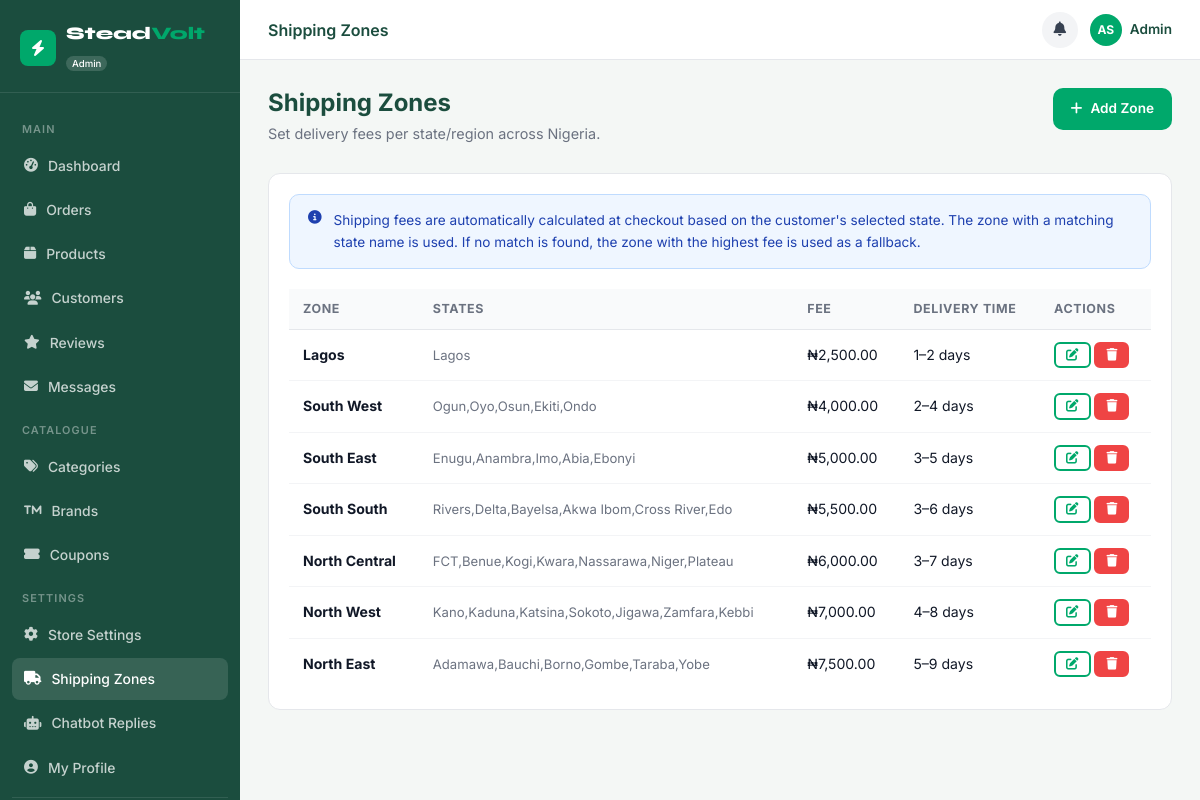
/admin/shipping.php (signed in), run on the app's committed database.
### tables this page shows
CREATE TABLE shipping_zones (
  id         INT UNSIGNED AUTO_INCREMENT PRIMARY KEY,
  zone_name  VARCHAR(100) NOT NULL,
  states     TEXT COMMENT 'comma-separated state names',
  fee        DECIMAL(10,2) NOT NULL,
  min_days   INT DEFAULT 1,
  max_days   INT DEFAULT 5
);

CREATE TABLE settings (
  setting_key   VARCHAR(100) PRIMARY KEY,
  setting_value TEXT,
  updated_at    DATETIME DEFAULT CURRENT_TIMESTAMP ON UPDATE CURRENT_TIMESTAMP
);

### includes/db.php (called while the page is built, shortened)
<?php
class DB {
    private static ?PDO $pdo = null;
    public static function conn(): PDO {
        if (self::$pdo === null) {
            $dsn = sprintf('mysql:host=%s;dbname=%s;charset=%s', DB_HOST, DB_NAME, DB_CHARSET);
            $options = [
                PDO::ATTR_ERRMODE            => PDO::ERRMODE_EXCEPTION,
                PDO::ATTR_DEFAULT_FETCH_MODE => PDO::FETCH_ASSOC,
                PDO::ATTR_EMULATE_PREPARES   => false,
                PDO::MYSQL_ATTR_INIT_COMMAND => "SET NAMES utf8mb4 COLLATE utf8mb4_unicode_ci",
            ];
            try {
                self::$pdo = new PDO($dsn, DB_USER, DB_PASS, $options);
            } catch (PDOException $e) {
                if (APP_DEBUG) {
                    die('DB Connection failed: ' . $e->getMessage());
                }
                die('Service temporarily unavailable. Please try again later.');
            }
        }
        return self::$pdo;
    }
    public static function query(string $sql, array $params = []): PDOStatement {
        $stmt = self::conn()->prepare($sql);
        $stmt->execute($params);
        return $stmt;
    }
    public static function all(string $sql, array $params = []): array {
        return self::query($sql, $params)->fetchAll();
    }
    public static function val(string $sql, array $params = []): mixed {
        $r = self::query($sql, $params)->fetchColumn();
        return $r === false ? null : $r;
    }
    public static function setting(string $key, mixed $default = ''): string {
        $v = self::val("SELECT setting_value FROM settings WHERE setting_key = ?", [$key]);
        return $v !== null ? $v : $default;
    }
}

### includes/functions.php (called while the page is built, shortened)
<?php
require_once __DIR__ . '/db.php';
function clean(string $str): string {
    return htmlspecialchars(trim($str), ENT_QUOTES, 'UTF-8');
}
function money(float $amount): string {
    $sym = DB::setting('currency_symbol', '₦');
    return $sym . number_format($amount, 2);
}

### admin/shipping.php (the view, shortened to what this page needs)
<?php
require_once dirname(__DIR__) . '/includes/functions.php';
$zones = DB::all("SELECT * FROM shipping_zones ORDER BY fee ASC");
require_once dirname(__DIR__) . '/includes/admin-header.php';
?>
<div class="admin-content">
  <div class="admin-page-header">
    <div>
      <h1>Shipping Zones</h1>
      <p>Set delivery fees per state/region across Nigeria.</p>
    </div>
    <a href="?action=add" class="btn btn-primary btn-sm"><i class="fas fa-plus"></i> Add Zone</a>
  </div>
  <div class="admin-card">
    <div class="admin-info-box">
      <i class="fas fa-info-circle"></i>
      <div>Shipping fees are automatically calculated at checkout based on the customer's selected state.
      The zone with a matching state name is used. If no match is found, the zone with the highest fee is used as a fallback.</div>
    </div>
    <div class="table-wrap"><table class="data-table">
      <thead>
        <tr><th>Zone</th><th>States</th><th>Fee</th><th>Delivery Time</th><th>Actions</th></tr>
      </thead>
      <tbody>
        <?php foreach ($zones as $z): ?>
        <tr>
          <td><strong><?= clean($z['zone_name']) ?></strong></td>
          <td><span style="font-size:.82rem;color:#6b7280"><?= $z['states'] ? clean($z['states']) : '<em>All / Fallback</em>' ?></span></td>
          <td><?= $z['fee'] == 0 ? '<span class="text-green font-weight:700">Free</span>' : money($z['fee']) ?></td>
          <td><?= $z['min_days'] ?>–<?= $z['max_days'] ?> days</td>
          <td class="td-actions">
            <a href="?action=edit&id=<?= $z['id'] ?>" class="btn btn-outline btn-xs"><i class="fas fa-edit"></i></a>
            <a href="?action=delete&id=<?= $z['id'] ?>" class="btn btn-danger btn-xs" onclick="return confirm('Delete this shipping zone?')"><i class="fas fa-trash"></i></a>
          </td>
        </tr>
        <?php endforeach; ?>
      </tbody>
    </table></div>
  </div>
</div>
<?php require_once dirname(__DIR__) . '/includes/admin-footer.php'; ?>

### assets/css/style.css (style rules this page uses)
:root { --green: #00A86B; --green-dark: #00875A; --green-light: #E6F7F1; --forest: #1B4D3E; --gold: #F5A623; --white: #FFFFFF; --off-white: #F7FAF9; --gray-50: #F9FAFB; --gray-100: #F3F4F6; --gray-200: #E5E7EB; --gray-300: #D1D5DB; --gray-500: #6B7280; --gray-700: #374151; --gray-900: #111827; --danger: #EF4444; --danger-light: #FEF2F2; --warning: #F59E0B; --info: #3B82F6; --font-body: 'Inter', system-ui, -apple-system, sans-serif; --font-display: 'Syne', 'Inter', sans-serif; --radius-sm: 6px; --radius: 10px; --radius-lg: 16px; --radius-xl: 24px; --shadow-sm: 0 1px 3px rgba(0, 0, 0, .08), 0 1px 2px rgba(0, 0, 0, .04); --shadow: 0 4px 16px rgba(0, 0, 0, .08); --shadow-lg: 0 12px 40px rgba(0, 0, 0, .12); --shadow-green: 0 8px 24px rgba(0, 168, 107, .25); --transition: 0.2s ease; --container: 1280px; --nav-h: 72px; }
*, *::before, *::after { box-sizing: border-box; margin: 0; padding: 0; }
html { font-size: 16px; scroll-behavior: smooth; }
body { font-family: var(--font-body); color: var(--gray-900); background: var(--white); line-height: 1.6; -webkit-font-smoothing: antialiased; }
a { color: var(--green); text-decoration: none; }
h1, h2, h3, h4, h5, h6 { line-height: 1.25; font-weight: 700; }
.btn { display: inline-flex; align-items: center; gap: 8px; padding: 12px 24px; border-radius: var(--radius); font-weight: 600; font-size: 0.95rem; transition: all var(--transition); cursor: pointer; border: 2px solid transparent; white-space: nowrap; }
.btn-primary { background: var(--green); color: var(--white); }
.btn-outline { border-color: var(--green); color: var(--green); background: transparent; }
.btn-danger { background: var(--danger); color: var(--white); border-color: var(--danger); }
.btn-sm { padding: 8px 16px; font-size: 0.85rem; }
.btn-xs { padding: 5px 10px; font-size: 0.78rem; border-radius: var(--radius-sm); }
.data-table { width: 100%; border-collapse: collapse; font-size: 0.88rem; }
.data-table th { padding: 10px 14px; text-align: left; font-size: 0.78rem; text-transform: uppercase; letter-spacing: .05em; color: var(--gray-500); background: var(--gray-50); border-bottom: 1px solid var(--gray-200); white-space: nowrap; }
.data-table td { padding: 12px 14px; border-bottom: 1px solid var(--gray-100); vertical-align: middle; }
.data-table tr:last-child td { border-bottom: none; }
.table-wrap { overflow-x: auto; }

### assets/css/admin.css (style rules this page uses)
.admin-body { background: #F4F7F5; margin: 0; padding: 0; }
.admin-content { padding: 28px; flex: 1; }
.admin-page-header { display: flex; align-items: flex-start; justify-content: space-between; gap: 20px; margin-bottom: 28px; flex-wrap: wrap; }
.admin-page-header h1 { font-size: 1.5rem; color: #1B4D3E; }
.admin-page-header p { color: #6B7280; font-size: 0.9rem; margin-top: 4px; }
.admin-card { background: #fff; border: 1px solid #E5E7EB; border-radius: 12px; padding: 20px; margin-bottom: 20px; }
.td-actions { white-space: nowrap; }
.admin-info-box { background: #EFF6FF; border: 1px solid #BFDBFE; border-radius: 10px; padding: 14px 18px; font-size: 0.85rem; color: #1E40AF; display: flex; align-items: flex-start; gap: 12px; margin-bottom: 20px; line-height: 1.65; }
.admin-info-box i { flex-shrink: 0; margin-top: 2px; }

### data on the page
shipping_zones: zone_name "Lagos", states "Lagos", fee.setting_value "₦2,500.00", min_days "1", max_days "2"
shipping_zones: zone_name "South West", states "Ogun,Oyo,Osun,Ekiti,Ondo", fee.setting_value "₦4,000.00", min_days "2", max_days "4"
shipping_zones: zone_name "South East", states "Enugu,Anambra,Imo,Abia,Ebonyi", fee.setting_value "₦5,000.00", min_days "3", max_days "5"
shipping_zones: zone_name "South South", states "Rivers,Delta,Bayelsa,Akwa Ibom,Cross River,Edo", fee.setting_value "₦5,500.00", min_days "3", max_days "6"
shipping_zones: zone_name "North Central", states "FCT,Benue,Kogi,Kwara,Nassarawa,Niger,Plateau", fee.setting_value "₦6,000.00", min_days "3", max_days "7"
shipping_zones: zone_name "North West", states "Kano,Kaduna,Katsina,Sokoto,Jigawa,Zamfara,Kebbi", fee.setting_value "₦7,000.00", min_days "4", max_days "8"
shipping_zones: zone_name "North East", states "Adamawa,Bauchi,Borno,Gombe,Taraba,Yobe", fee.setting_value "₦7,500.00", min_days "5", max_days "9"

### other printed values
$page_title "Shipping Zones"
substr($user['first_name'],0,1).substr($user['last_name'],0,1) "AS"
$user['first_name'] "Admin"
